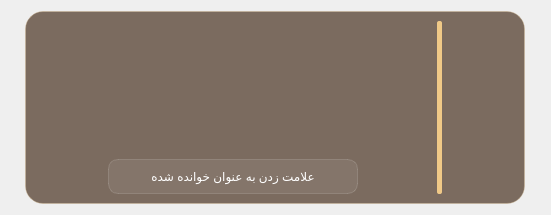
<?xml version="1.0" encoding="UTF-8"?>
<ui version="4.0">
 <class>NotificationCard</class>
 <widget class="QWidget" name="NotificationCard">
  <property name="geometry">
   <rect>
    <x>0</x>
    <y>0</y>
    <width>551</width>
    <height>215</height>
   </rect>
  </property>
  <property name="windowTitle">
   <string>Form</string>
  </property>
  <layout class="QGridLayout" name="gridLayout">
   <item row="0" column="0">
    <widget class="QFrame" name="frame">
     <property name="sizePolicy">
      <sizepolicy hsizetype="Preferred" vsizetype="Expanding">
       <horstretch>0</horstretch>
       <verstretch>0</verstretch>
      </sizepolicy>
     </property>
     <property name="minimumSize">
      <size>
       <width>500</width>
       <height>0</height>
      </size>
     </property>
     <property name="maximumSize">
      <size>
       <width>500</width>
       <height>16777215</height>
      </size>
     </property>
     <property name="layoutDirection">
      <enum>Qt::LeftToRight</enum>
     </property>
     <property name="styleSheet">
      <string notr="true">QFrame {
    background-color: rgba(75, 52, 35, 180);
    border: 1px solid rgba(210, 180, 140, 90);
    border-radius: 18px;
}

QFrame:hover {
    background-color: rgba(95, 66, 45, 210);
    border: 1px solid rgba(245, 215, 160, 150);
}

QFrame#line {
    background-color: #F0C987;
    min-width: 5px;
    max-width: 5px;
    border: none;
    border-radius: 2px;
}

QLabel {
    background: transparent;
    border: none;
    color: #FFF8EE;
}

QLabel#type_label {
    color: #FFD27F;
    font-size: 11pt;
    font-weight: bold;
}

QLabel#message_label {
    color: #FFF8EE;
    font-size: 10.5pt;
    font-weight: 500;
}

QLabel#time_label {
    color: #E4D3C2;
    font-size: 9pt;
}

QPushButton#read_pushButton {
    background-color: rgba(255,255,255,18);
    color: white;
    border: 1px solid rgba(255,255,255,35);
    border-radius: 10px;
    padding: 6px 14px;
}

QPushButton#read_pushButton:hover {
    background-color: rgba(255,255,255,35);
}

QPushButton#read_pushButton:pressed {
    background-color: rgba(255,255,255,55);
}</string>
     </property>
     <property name="frameShape">
      <enum>QFrame::StyledPanel</enum>
     </property>
     <property name="frameShadow">
      <enum>QFrame::Raised</enum>
     </property>
     <layout class="QHBoxLayout" name="horizontalLayout_2">
      <item>
       <layout class="QVBoxLayout" name="verticalLayout">
        <item>
         <layout class="QHBoxLayout" name="horizontalLayout">
          <property name="sizeConstraint">
           <enum>QLayout::SetDefaultConstraint</enum>
          </property>
          <item>
           <widget class="QLabel" name="time_label">
            <property name="minimumSize">
             <size>
              <width>0</width>
              <height>25</height>
             </size>
            </property>
            <property name="maximumSize">
             <size>
              <width>16777215</width>
              <height>25</height>
             </size>
            </property>
            <property name="text">
             <string/>
            </property>
           </widget>
          </item>
          <item>
           <widget class="QLabel" name="type_label">
            <property name="minimumSize">
             <size>
              <width>0</width>
              <height>25</height>
             </size>
            </property>
            <property name="maximumSize">
             <size>
              <width>16777215</width>
              <height>25</height>
             </size>
            </property>
            <property name="text">
             <string/>
            </property>
           </widget>
          </item>
         </layout>
        </item>
        <item>
         <widget class="QLabel" name="message_label">
          <property name="sizePolicy">
           <sizepolicy hsizetype="Preferred" vsizetype="Expanding">
            <horstretch>0</horstretch>
            <verstretch>0</verstretch>
           </sizepolicy>
          </property>
          <property name="text">
           <string/>
          </property>
         </widget>
        </item>
        <item>
         <widget class="QPushButton" name="read_pushButton">
          <property name="minimumSize">
           <size>
            <width>100</width>
            <height>35</height>
           </size>
          </property>
          <property name="maximumSize">
           <size>
            <width>250</width>
            <height>35</height>
           </size>
          </property>
          <property name="text">
           <string>علامت زدن به عنوان خوانده شده</string>
          </property>
          <property name="icon">
           <iconset resource="../resources.qrc">
            <normaloff>:/resources/read.svg</normaloff>:/resources/read.svg</iconset>
          </property>
          <property name="iconSize">
           <size>
            <width>20</width>
            <height>20</height>
           </size>
          </property>
         </widget>
        </item>
       </layout>
      </item>
      <item>
       <widget class="Line" name="line">
        <property name="orientation">
         <enum>Qt::Vertical</enum>
        </property>
       </widget>
      </item>
     </layout>
    </widget>
   </item>
  </layout>
 </widget>
 <resources>
  <include location="../resources.qrc"/>
 </resources>
 <connections/>
</ui>
